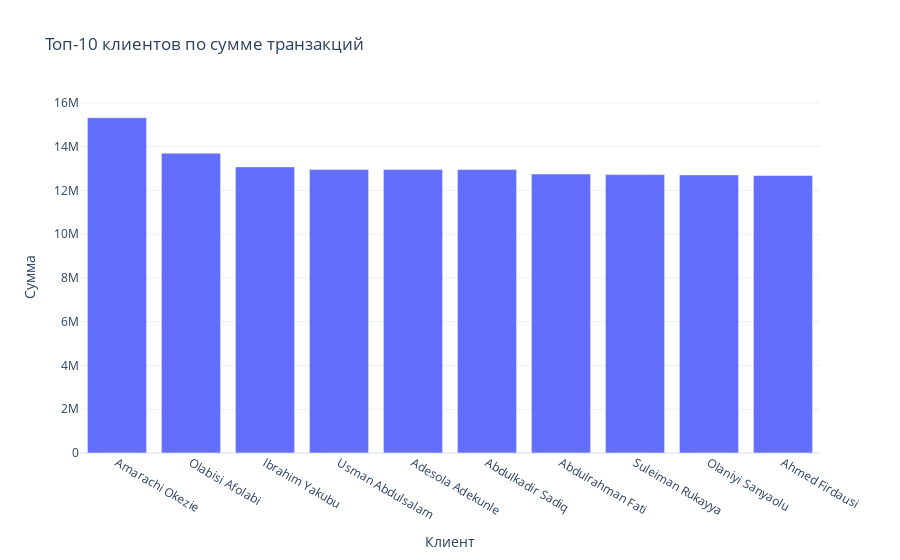

The cell this chart's notebook holds for it:
### Code cell
query_top_clients = f"""
    SELECT c.cardholder_id,
           c.first_name || ' ' || c.last_name AS full_name,
           SUM(t.amount) AS total_amount
    FROM {SCHEMA}.transactions t
    JOIN {SCHEMA}.customers c ON t.cardholder_id = c.cardholder_id
    GROUP BY c.cardholder_id, full_name
    ORDER BY total_amount DESC
    LIMIT 10
"""
df_top_clients = load_sql_query(query_top_clients)
px.bar(df_top_clients, x="full_name", y="total_amount",
       title="Топ-10 клиентов по сумме транзакций",
       labels={"full_name": "Клиент", "total_amount": "Сумма"},
       template="plotly_white").show()

### Figure 1 — Plotly figure (JSON) as saved in the notebook; plotly's stock layout.template omitted (floating-point values rounded to 4 significant figures)
{"data": [{"alignmentgroup": "True", "hovertemplate": "Клиент=%{x}<br>Сумма=%{y}<extra></extra>", "legendgroup": "", "marker": {"color": "#636efa", "pattern": {"shape": ""}}, "name": "", "offsetgroup": "", "orientation": "v", "showlegend": false, "textposition": "auto", "type": "bar", "x": ["Amarachi Okezie", "Olabisi Afolabi", "Ibrahim Yakubu", "Usman Abdulsalam", "Adesola Adekunle", "Abdulkadir Sadiq", "Abdulrahman Fati", "Suleiman Rukayya", "Olaniyi Sanyaolu", "Ahmed Firdausi"], "xaxis": "x", "y": [15325000, 13702000, 13075000, 12961000, 12953000, 12950000, 12748000, 12723000, 12709000, 12683000], "yaxis": "y"}], "layout": {"autosize": true, "barmode": "relative", "legend": {"tracegroupgap": 0}, "title": {"text": "Топ-10 клиентов по сумме транзакций"}, "xaxis": {"anchor": "y", "autorange": true, "domain": [0, 1], "range": [-0.5, 9.5], "title": {"text": "Клиент"}, "type": "category"}, "yaxis": {"anchor": "x", "autorange": true, "domain": [0, 1], "range": [0, 16130000.0], "title": {"text": "Сумма"}, "type": "linear"}}}
